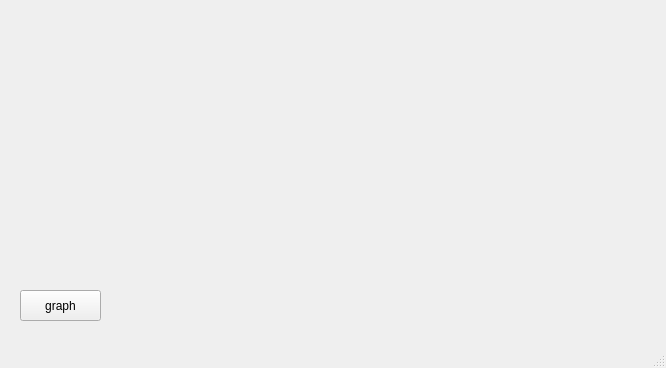
<?xml version="1.0" encoding="UTF-8"?>
<ui version="4.0">
 <class>MainWindow</class>
 <widget class="QMainWindow" name="MainWindow">
  <property name="geometry">
   <rect>
    <x>0</x>
    <y>0</y>
    <width>666</width>
    <height>368</height>
   </rect>
  </property>
  <property name="windowTitle">
   <string>MainWindow</string>
  </property>
  <widget class="QWidget" name="centralwidget">
   <widget class="QCustomPlot" name="widget" native="true">
    <property name="geometry">
     <rect>
      <x>10</x>
      <y>10</y>
      <width>641</width>
      <height>271</height>
     </rect>
    </property>
   </widget>
   <widget class="QPushButton" name="pushButton">
    <property name="geometry">
     <rect>
      <x>20</x>
      <y>290</y>
      <width>81</width>
      <height>31</height>
     </rect>
    </property>
    <property name="text">
     <string>graph</string>
    </property>
   </widget>
  </widget>
  <widget class="QMenuBar" name="menubar">
   <property name="geometry">
    <rect>
     <x>0</x>
     <y>0</y>
     <width>666</width>
     <height>21</height>
    </rect>
   </property>
  </widget>
  <widget class="QStatusBar" name="statusbar"/>
 </widget>
 <customwidgets>
  <customwidget>
   <class>QCustomPlot</class>
   <extends>QWidget</extends>
   <header>qcustomplot.h</header>
   <container>1</container>
  </customwidget>
 </customwidgets>
 <resources/>
 <connections/>
</ui>
